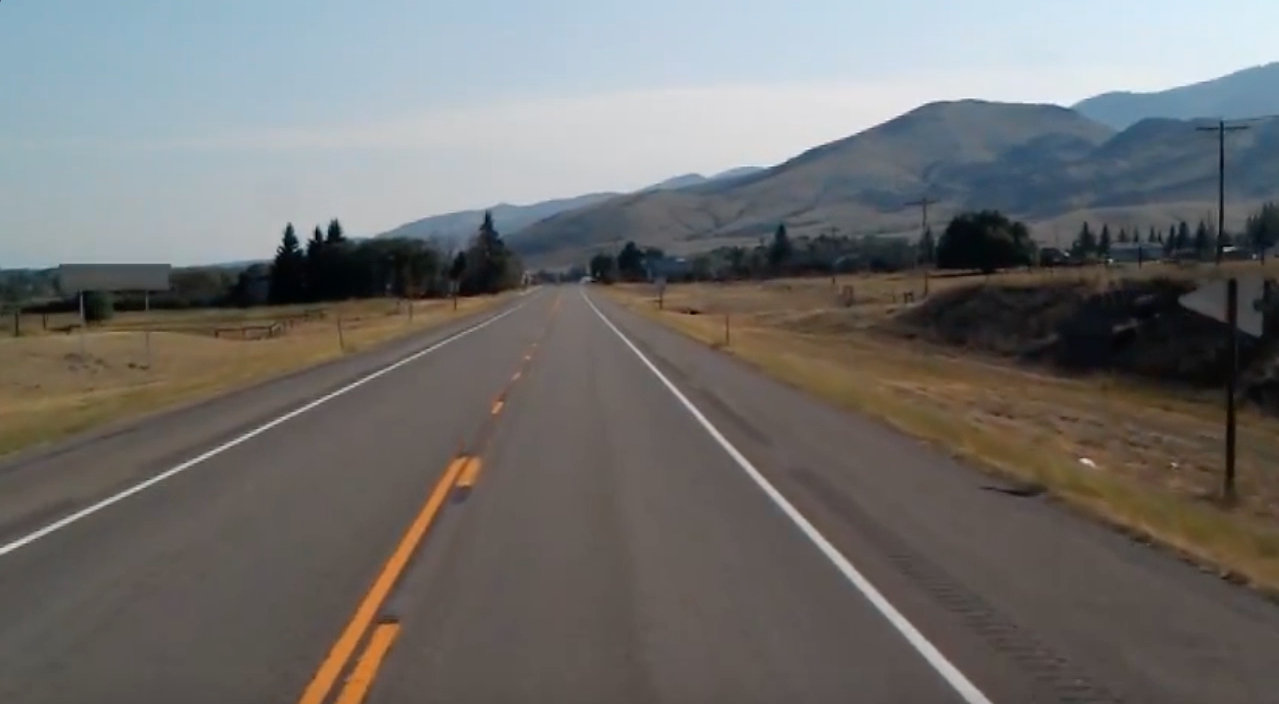
#> input picture Python_proc_imagenes/imagenes/carretera.jpg, 1279 x 704 px, given in place of the camera
$ jupyter execute adquision_online.ipynb   (older library calls are emulated)   (text cells are left out)
#> lines starting #> are read from the running program, lines starting #| are printed output that depends on the picture
[cell 1]
import cv2
import numpy as np

[cell 2]
# [36 lines left out: function adquisicion_online, not called in this run]

[cell 3]
# [10 lines left out: function nada, not called in this run]

def deteccion_bordes_canny():
    """
    Función principal que realiza la captura de video desde la cámara web
    y aplica el algoritmo de detección de bordes de Canny en tiempo real,
    permitiendo ajustar los umbrales dinámicamente mediante trackbars.
    """

    # -------------------------------------------------------------------------
    # 1. Inicialización y Configuración
    # -------------------------------------------------------------------------

    # Inicializar la captura de video (0 indica el índice de la cámara web predeterminada)
    cap = cv2.VideoCapture(0)

    # Validar si la cámara se abrió correctamente
    if not cap.isOpened():
        print("Error: No se pudo abrir la cámara.")
        return

    # Crear una ventana redimensionable para mostrar los controles y el resultado
    cv2.namedWindow('Deteccion de Bordes Canny (Tiempo Real)')

    # Crear trackbars (deslizadores) interactivos vinculados a la ventana creada
    # Sintaxis: createTrackbar(nombre, ventana, valor_inicial, valor_maximo, funcion_callback)
    cv2.createTrackbar('Umbral 1', 'Deteccion de Bordes Canny (Tiempo Real)', 50, 300, nada)
    cv2.createTrackbar('Umbral 2', 'Deteccion de Bordes Canny (Tiempo Real)', 150, 300, nada)

    print("Presiona la tecla 'ESC' para salir.")

    # -------------------------------------------------------------------------
    # 2. Bucle Principal de Procesamiento por Fotogramas
    # -------------------------------------------------------------------------
    while True:
        # Capturar el fotograma actual de la cámara
        # ret: booleano que indica si la lectura fue exitosa
        # frame: matriz (numpy array) con la imagen en formato BGR
        ret, frame = cap.read()
#> frame is the input picture: shape (704, 1279, 3); mean B, G, R 109.7, 111.3, 112.3

        # Verificar si el fotograma se recibió correctamente
        if not ret:
            print("Error: No se pudo recibir el fotograma.")
            break

        # Voltear la imagen horizontalmente (efecto espejo) para una interacción más natural
        frame = cv2.flip(frame, 1)

        # Paso 1: Convertir la imagen de BGR a escala de grises
        # (El algoritmo Canny opera internamente sobre imágenes de un solo canal)
        gray = cv2.cvtColor(frame, cv2.COLOR_BGR2GRAY)
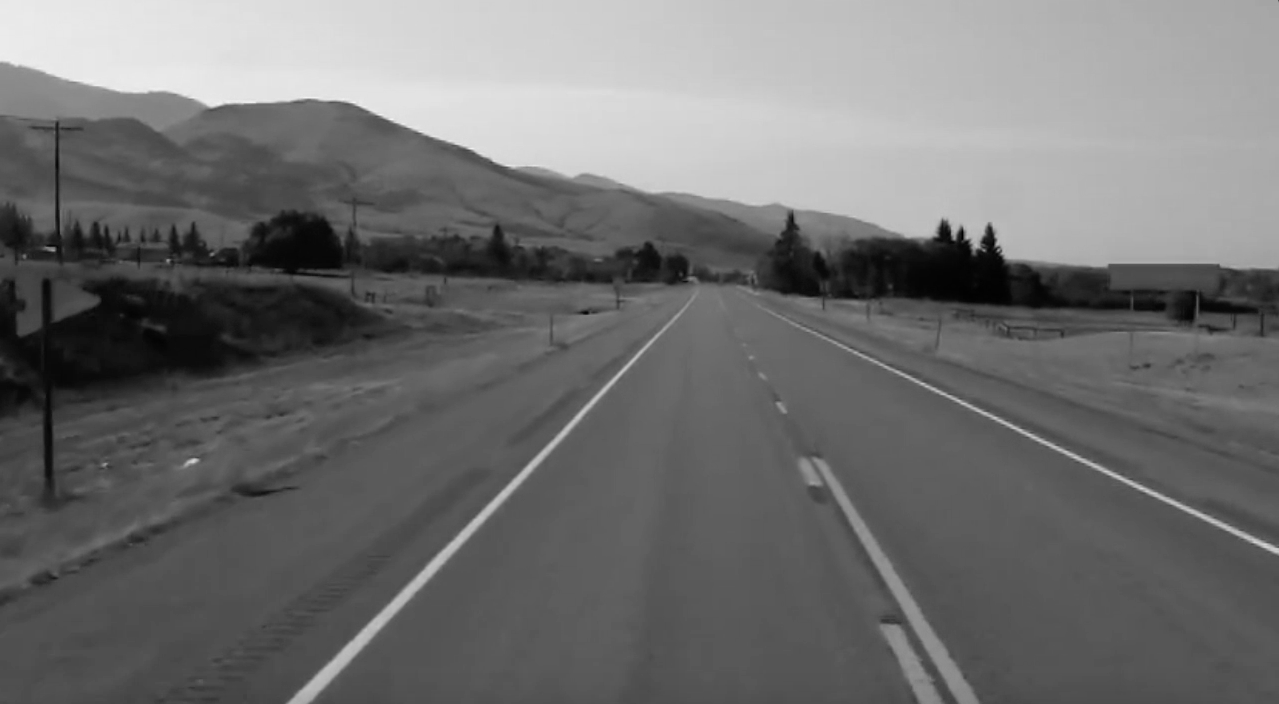
#> gray: shape (704, 1279); min 0, max 244, mean 111.4

        # Paso 2: Aplicar un filtro Gaussiano para reducir el ruido de alta frecuencia
        # Esto previene la detección de falsos bordes provocados por el ruido del sensor
        blurred = cv2.GaussianBlur(gray, (5, 5), 1.4)

        # Paso 3: Obtener dinámicamente los valores actuales configurados en los trackbars
        t1 = cv2.getTrackbarPos('Umbral 1', 'Deteccion de Bordes Canny (Tiempo Real)')
        t2 = cv2.getTrackbarPos('Umbral 2', 'Deteccion de Bordes Canny (Tiempo Real)')

        # Paso 4: Aplicar el algoritmo de detección de bordes de Canny
        # t1: Umbral inferior para la histéresis
        # t2: Umbral superior para la histéresis
        # edges = cv2.Canny(blurred, t1, t2)
        sobel_x = cv2.Sobel(blurred, cv2.CV_64F, 1, 0, ksize=3)
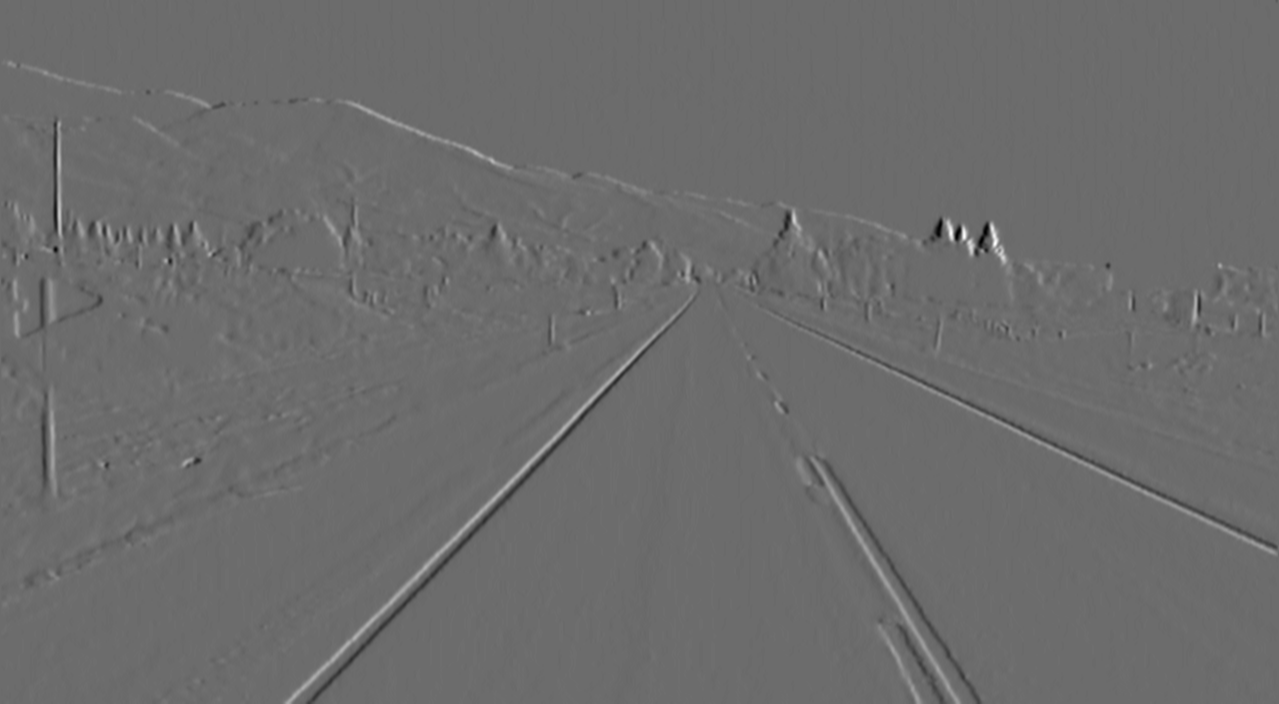
#> sobel_x: shape (704, 1279) float64; min -222, max 300, mean 0.2; drawn with min black and max white
        sobel_y = cv2.Sobel(blurred, cv2.CV_64F, 0, 1, ksize=3)
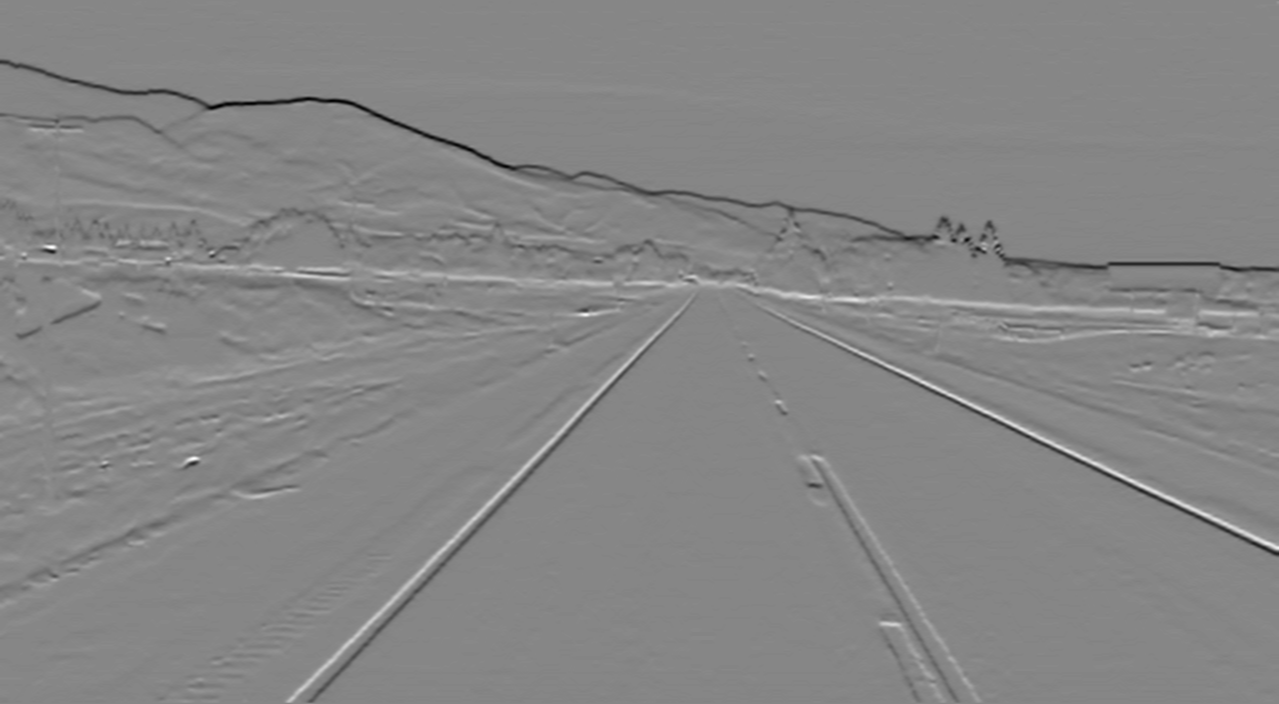
#> sobel_y: shape (704, 1279) float64; min -270, max 242, mean -1.4; drawn with min black and max white

        # Convertimos los resultados de vuelta a uint8 usando valores absolutos para poder visualizarlos correctamente
        sobel_x_abs = cv2.convertScaleAbs(sobel_x)
        sobel_y_abs = cv2.convertScaleAbs(sobel_y)
        edges = cv2.addWeighted(sobel_x_abs, 0.5, sobel_y_abs, 0.5, 0)
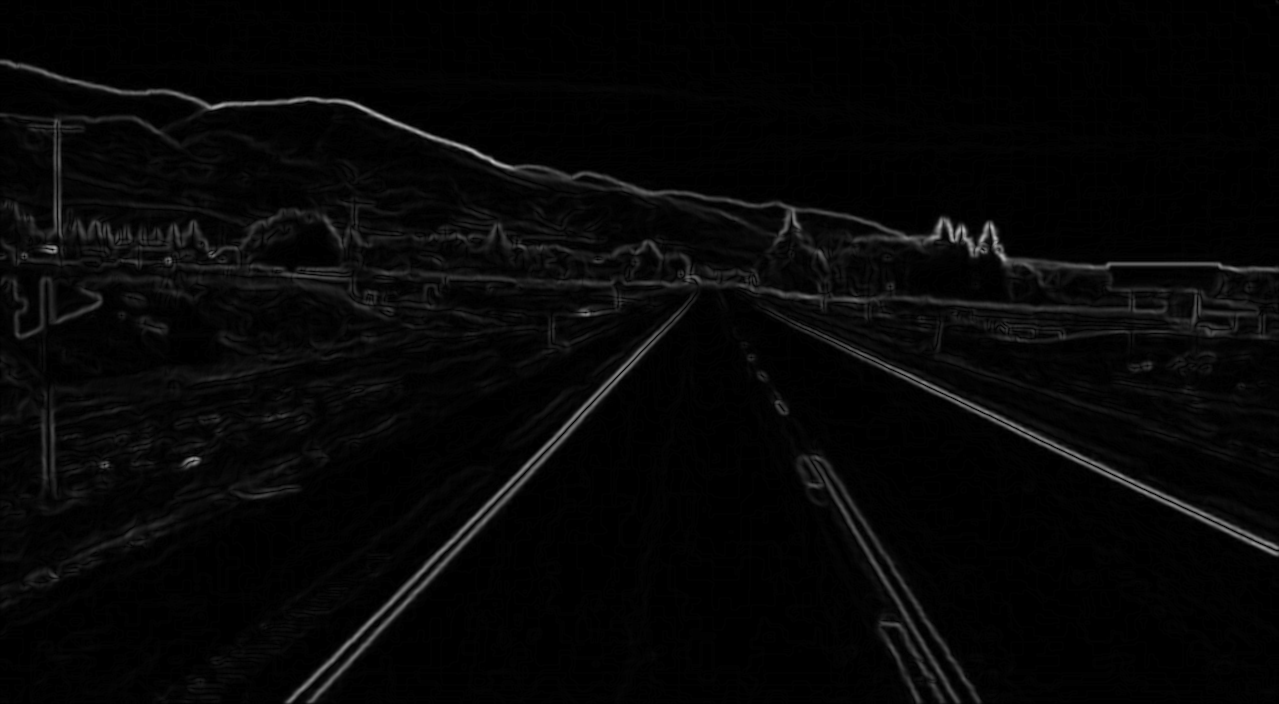
#> edges: shape (704, 1279); min 0, max 187, mean 6.6

        # Paso 5: Convertir la imagen de bordes (monocromática) a formato BGR (3 canales)
        # Esto es necesario para poder concatenarla visualmente junto al video original a color
        edges_bgr = cv2.cvtColor(edges, cv2.COLOR_GRAY2BGR)

        # Paso F: Combinar horizontalmente el video original y la máscara de bordes
        # Nota: Ambas imágenes deben coincidir exactamente en resolución vertical (altura)
        combined = np.hstack((frame, edges_bgr))
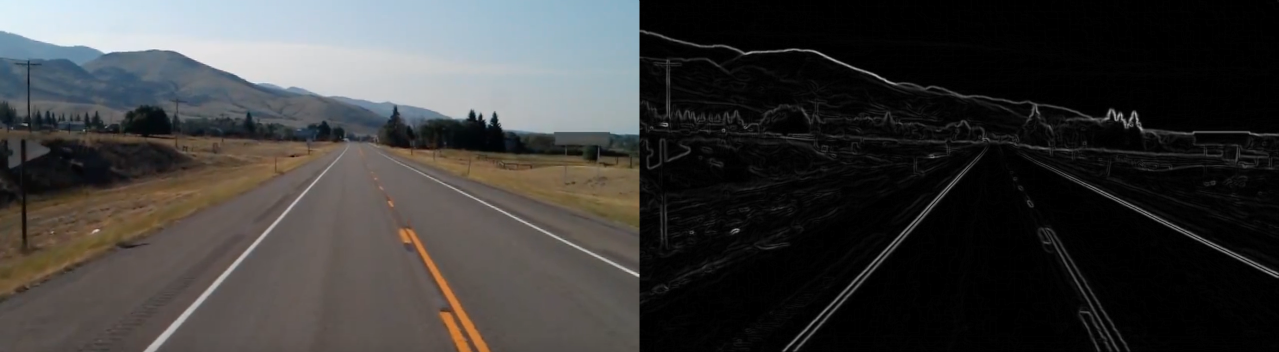
#> combined: shape (704, 2558, 3) (shown at 1/2 size); mean B, G, R 58.1, 58.9, 59.4

        # Mostrar la imagen combinada resultante en la ventana
        cv2.imshow('Deteccion de Bordes Canny (Tiempo Real)', combined)

        # -------------------------------------------------------------------------
        # 3. Control de Salida
        # -------------------------------------------------------------------------
        # Esperar 1 milisegundo por una pulsación de tecla.
        # Se aplica una máscara (& 0xFF) para asegurar la compatibilidad de códigos ASCII de 64 bits.
        # El código 27 corresponde a la tecla 'ESC' (Escape).
        if cv2.waitKey(1) & 0xFF == 27:
#> (key q is pressed here)
            break

    # -------------------------------------------------------------------------
    # 4. Liberación de Recursos
    # -------------------------------------------------------------------------
    # Liberar el objeto de captura de video para liberar la cámara del sistema operativo
    cap.release()

    # Destruir y cerrar todas las ventanas GUI creadas por OpenCV
    cv2.destroyAllWindows()
